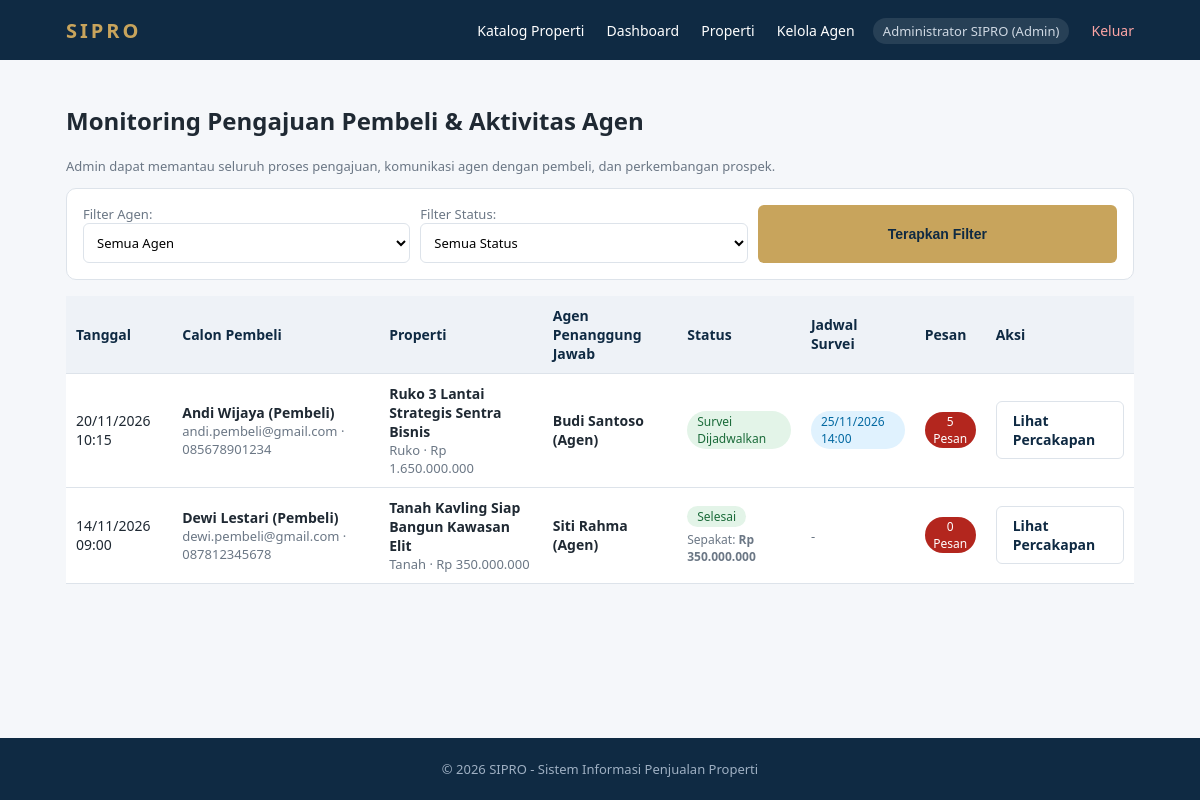
Screenshot of /admin/permintaan.php (signed in) with the database file from the repository.
### tables this page shows
CREATE TABLE permintaan (
    id_permintaan INT AUTO_INCREMENT PRIMARY KEY,
    id_user INT NOT NULL,
    id_properti INT NOT NULL,
    tanggal TIMESTAMP DEFAULT CURRENT_TIMESTAMP,
    pesan TEXT NULL,
    status ENUM('Diajukan', 'Dihubungi', 'Menunggu Persetujuan Jadwal', 'Survei Dijadwalkan', 'Menunggu Persetujuan Harga', 'Negosiasi Harga', 'Harga Disepakati', 'Selesai', 'Dibatalkan') NOT NULL DEFAULT 'Diajukan',
    harga_sepakat BIGINT UNSIGNED NULL,
    FOREIGN KEY (id_user) REFERENCES users(id_user) ON UPDATE CASCADE,
    FOREIGN KEY (id_properti) REFERENCES properti(id_properti) ON DELETE CASCADE,
    INDEX idx_permintaan_user (id_user),
    INDEX idx_permintaan_properti (id_properti)
);

CREATE TABLE users (
    id_user INT AUTO_INCREMENT PRIMARY KEY,
    nama VARCHAR(100) NOT NULL,
    email VARCHAR(150) NOT NULL UNIQUE,
    password VARCHAR(255) NOT NULL,
    role ENUM('admin', 'agen', 'pembeli') NOT NULL DEFAULT 'pembeli',
    telepon VARCHAR(25) NULL,
    status_akun ENUM('Aktif', 'Nonaktif') NOT NULL DEFAULT 'Aktif',
    created_at TIMESTAMP DEFAULT CURRENT_TIMESTAMP
);

CREATE TABLE properti (
    id_properti INT AUTO_INCREMENT PRIMARY KEY,
    id_agen INT NOT NULL,
    judul VARCHAR(150) NOT NULL,
    deskripsi TEXT NULL,
    harga BIGINT UNSIGNED NOT NULL,
    lokasi VARCHAR(180) NOT NULL,
    tipe ENUM('Rumah', 'Ruko', 'Tanah', 'Apartemen') NOT NULL,
    luas_tanah DECIMAL(12,2) NULL,
    luas_bangunan DECIMAL(12,2) NULL,
    sertifikat VARCHAR(60) NULL,
    status ENUM('Tersedia', 'Dalam Negosiasi', 'Terjual') NOT NULL DEFAULT 'Tersedia',
    created_at TIMESTAMP DEFAULT CURRENT_TIMESTAMP,
    CONSTRAINT chk_properti_harga CHECK (harga > 0),
    FOREIGN KEY (id_agen) REFERENCES users(id_user) ON UPDATE CASCADE
);

### config.php (called while the page is built, shortened)
<?php
function e($s): string
{
    return htmlspecialchars((string)$s, ENT_QUOTES, 'UTF-8');
}
function rp($n): string
{
    return 'Rp ' . number_format((float)$n, 0, ',', '.');
}
function tgl($s, $showTime = true): string
{
    $format = $showTime ? 'd/m/Y H:i' : 'd/m/Y';
    return date($format, strtotime($s));
}

### admin/permintaan.php (the view, shortened to what this page needs)
<?php
require_once '../config.php';
$where = ['1=1'];
$params = [];
$sql = 'SELECT r.*, b.nama AS nama_pembeli, b.email AS email_pembeli, b.telepon AS telepon_pembeli,
            p.judul, p.tipe, p.harga, ag.nama AS nama_agen,
            (SELECT COUNT(*) FROM pesan m WHERE m.id_permintaan = r.id_permintaan) AS total_pesan,
            (SELECT MIN(j.tanggal_survei) FROM jadwal_survei j WHERE j.id_permintaan = r.id_permintaan AND j.status_survei IN ("Dijadwalkan", "Dikonfirmasi")) AS survei
        FROM permintaan r
        JOIN properti p ON p.id_properti = r.id_properti
        JOIN users b ON b.id_user = r.id_user
        JOIN users ag ON ag.id_user = p.id_agen
        WHERE ' . implode(' AND ', $where) . '
        ORDER BY r.tanggal DESC';
$st = $pdo->prepare($sql);
$st->execute($params);
$rows = $st->fetchAll();
require '../includes/header.php';
?>
<h2>Monitoring Pengajuan Pembeli & Aktivitas Agen</h2>
<p class="mut">Admin dapat memantau seluruh proses pengajuan, komunikasi agen dengan pembeli, dan perkembangan prospek.</p>
<form class="box f" method="get">
    <div class="row">
        <label>Filter Agen:
            <select name="agen">
                <option value="">Semua Agen</option>
            </select>
        </label>
        <label>Filter Status:
            <select name="status">
                <option value="">Semua Status</option>
            </select>
        </label>
        <button>Terapkan Filter</button>
    </div>
</form>
<div class="tablewrap">
    <table>
        <thead>
            <tr>
                <th>Tanggal</th>
                <th>Calon Pembeli</th>
                <th>Properti</th>
                <th>Agen Penanggung Jawab</th>
                <th>Status</th>
                <th>Jadwal Survei</th>
                <th>Pesan</th>
                <th>Aksi</th>
            </tr>
        </thead>
        <tbody>
            <?php foreach ($rows as $r): ?>
                <tr>
                    <td><?= e(tgl($r['tanggal'])) ?></td>
                    <td>
                        <b><?= e($r['nama_pembeli']) ?></b>
                        <div class="mut"><?= e($r['email_pembeli']) ?><?= $r['telepon_pembeli'] ? ' · ' . e($r['telepon_pembeli']) : '' ?></div>
                    </td>
                    <td>
                        <b><?= e($r['judul']) ?></b>
                        <div class="mut"><?= e($r['tipe']) ?> · <?= rp($r['harga']) ?></div>
                    </td>
                    <td><b><?= e($r['nama_agen']) ?></b></td>
                    <td>
                        <span class="tag <?= e(str_replace(' ', '', strtok($r['status'], ' '))) ?>"><?= e($r['status']) ?></span>
                        <?php if ($r['harga_sepakat']): ?>
                            <div class="mut" style="font-size:12px;margin-top:4px">Sepakat: <b><?= rp($r['harga_sepakat']) ?></b></div>
                        <?php endif; ?>
                    </td>
                    <td>
                        <?= $r['survei'] ? '<span class="tag" style="background:#e0f2fe;color:#0369a1">' . e(tgl($r['survei'])) . '</span>' : '<span class="mut">-</span>' ?>
                    </td>
                    <td><span class="badge"><?= (int)$r['total_pesan'] ?> Pesan</span></td>
                    <td>
                        <a class="btn sec" href="<?= BASE ?>/percakapan.php?id=<?= (int)$r['id_permintaan'] ?>">Lihat Percakapan</a>
                    </td>
                </tr>
            <?php endforeach; ?>
        </tbody>
    </table>
</div>
<?php require '../includes/footer.php'; ?>

### assets/style.css (style rules this page uses)
:root { --navy: #0f2a43; --navy2: #1d4468; --gold: #c8a45c; --bg: #f5f7fa; --tx: #1f2933; --mut: #6b7785; --line: #dde3ea; }
* { box-sizing: border-box; }
body { margin: 0; font-family: "Segoe UI", Arial, sans-serif; background: var(--bg); color: var(--tx); min-height: 100vh; display: flex; flex-direction: column; }
a { color: var(--navy2); text-decoration: none; }
.btn, button { background: var(--gold); color: var(--navy) !important; border: 0; padding: 9px 16px; border-radius: 6px; font-weight: 600; cursor: pointer; font-size: 14px; display: inline-block; }
.btn.sec, button.sec { background: #fff; border: 1px solid var(--line); }
.card, .box { background: #fff; border: 1px solid var(--line); border-radius: 10px; padding: 16px; margin-bottom: 16px; }
.mut { color: var(--mut); font-size: 13px; }
.tag { display: inline-block; padding: 2px 10px; border-radius: 20px; font-size: 12px; background: #e8eef5; color: var(--navy2); }
.tag.Tersedia, .tag.Selesai { background: #e3f4e8; color: #1b6b3a; }
form.f { display: grid; gap: 10px; }
.row { display: flex; gap: 10px; flex-wrap: wrap; }
.row > * { flex: 1; min-width: 130px; }
input, select, textarea { width: 100%; padding: 9px; border: 1px solid var(--line); border-radius: 6px; font: inherit; background: #fff; }
label { font-size: 13px; color: var(--mut); }
table { width: 100%; border-collapse: collapse; background: #fff; }
th, td { padding: 10px; border-bottom: 1px solid var(--line); text-align: left; font-size: 14px; }
th { background: #eef2f7; color: var(--navy); }
.tag.Disetujui, .tag.Dikonfirmasi, .tag.Harga, .tag.Survei { background: #e3f4e8; color: #1b6b3a; }
.badge { display: inline-block; min-width: 20px; padding: 1px 7px; border-radius: 20px; background: #b3261e; color: #fff; font-size: 12px; text-align: center; }

### rows the page displays
permintaan: tanggal "20/11/2026 10:15", id_user.nama "Andi Wijaya (Pembeli)", id_user.email "andi.pembeli@gmail.com", id_user.telepon "085678901234", id_properti.judul "Ruko 3 Lantai Strategis Sentra Bisnis", id_properti.tipe "Ruko", id_properti.harga "Rp 1.650.000.000", users.nama "Budi Santoso (Agen)", status "Survei Dijadwalkan", survei "25/11/2026 14:00", total_pesan "5"
permintaan: tanggal "14/11/2026 09:00", id_user.nama "Dewi Lestari (Pembeli)", id_user.email "dewi.pembeli@gmail.com", id_user.telepon "087812345678", id_properti.judul "Tanah Kavling Siap Bangun Kawasan Elit", id_properti.tipe "Tanah", id_properti.harga "Rp 350.000.000", users.nama "Siti Rahma (Agen)", status "Selesai", harga_sepakat "Rp 350.000.000", total_pesan "0"

### other values shown
$u['nama'] "Administrator SIPRO"
$u['role'] "Admin"
